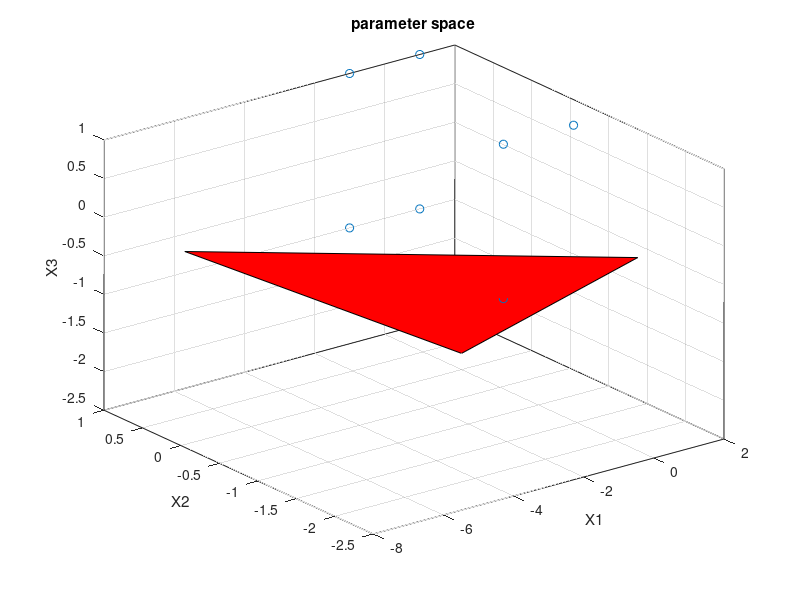

Reproduce this figure in MATLAB.
% input matrix
x = [-1,-1,-1,1;
     -1,-1,1,1;
      -1,1,-1,1;
      -1,1,1,1 
      1,-1,-1,1;
      1,-1,1,1;
      1,1,-1,1;
      1,1,1,1 ]';% 4x8(including the bias term)
%y = [-1;-1;-1;1]';% 1x4
y = [-1;1;1;1;1;1;1;1]';% 1x8

% weight matrix
w = [0.1;0.1;-0.1;0.1]'; % 1x4

%vars
num_iterations = 6;
learning_rate = 1;

for i=1:num_iterations
    %y_hat evaluation
    y_hat = w*x ;
    y_hat = sign(y_hat);
    %error evaluation
    e = y-y_hat;
    % weight update
    w = w+e*x';
end

% 3D plot of the parameter plane
pointA = [0,0,-w(4)/w(1)];
pointB = [0,-w(4)/w(2),0];
pointC = [-w(4)/w(3),0,0];
points=[pointA' pointB' pointC'];
fill3(points(1,:),points(2,:),points(3,:),'r')
grid on
hold on;
c = x';
scatter3(c(:,1),c(:,2),c(:,3));

xlabel('X1');
ylabel('X2');
zlabel('X3');
title('parameter space');